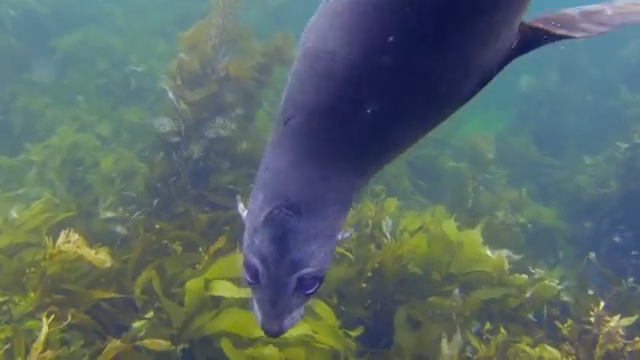
#> input picture data/raw-890/10909.png, 640 x 360 px; its folder holds only this picture in this run
$ python evaluate.py   (older library calls are emulated)
#> lines starting #> are read from the running program, lines starting #| are printed output that depends on the picture
#> in _load, returned value is the input picture: shape (360, 640, 3); mean B, G, R 104.2, 106, 89.8
### dip/dehazing.py
"""
Dehazing for underwater images.
Problem: light scatters off particles in the water, adding a veil of "haze" over the scene.
Model:   I = J * t + A * (1 - t)
         I = observed image, J = clean scene (what we want), t = transmission (how much scene light
         survives, 0-1), A = atmospheric / veiling light (the color of the haze itself).
All functions take and return uint8 BGR images (OpenCV's default format).
"""
import numpy as np             # array maths on pixel values
import cv2                     # OpenCV, used for min/box filters


def dark_channel(img_f, patch=15, channels=None):  # darkest value in each local patch
#> called with patch = 15
    sub = img_f if channels is None else img_f[..., channels]  # optionally use only some channels
    per_pixel_min = sub.min(axis=2)                # smallest value across the chosen channels at each pixel
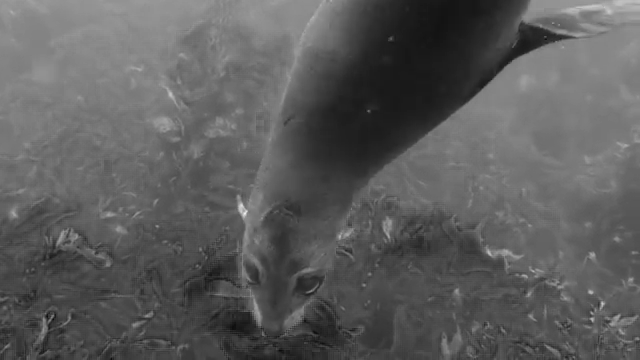
#> per_pixel_min: shape (360, 640) float32; min 0.0471, max 0.929, mean 0.362
    kernel = cv2.getStructuringElement(cv2.MORPH_RECT, (patch, patch))  # square patch window
    return cv2.erode(per_pixel_min, kernel)        # erode = minimum filter: darkest value in the patch
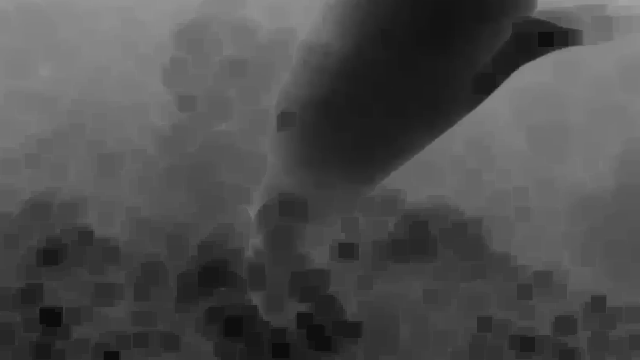
#> returned value: shape (360, 640) float32; min 0.0471, max 0.639, mean 0.304


def estimate_atmospheric_light(img_f, dark, top_percent=0.1):
    """Estimate veiling light while avoiding bright, highly textured foregrounds."""
#> called with top_percent = 0.1
    n = max(1, int(dark.size * top_percent / 100))
    flat = img_f.reshape(-1, 3)
    gray = cv2.cvtColor(img_f, cv2.COLOR_BGR2GRAY)
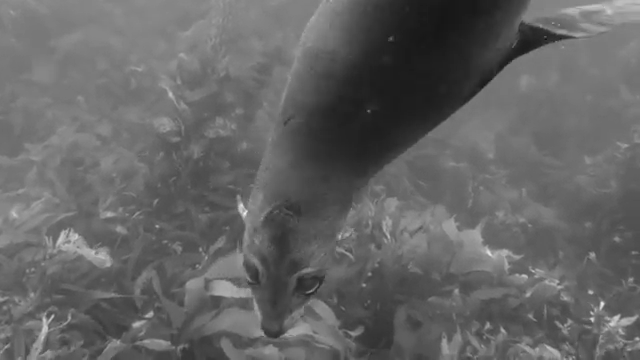
#> gray: shape (360, 640) float32; min 0.0678, max 0.935, mean 0.396
    texture = np.abs(cv2.Laplacian(gray, cv2.CV_32F)).reshape(-1)
    blue_red = flat[:, 0] - flat[:, 2]
    score = dark.reshape(-1) + 0.15 * blue_red - 0.15 * _normalize_map(texture)
#> in _normalize_map, `low, high = np.percentile(value, [5, 95])`: low = 0.000133; high = 0.0497
    idx = np.argpartition(score, -n)[-n:]
#> idx = 230 values, max 3770 at index 191, min 80 at index 8, mean 1406.2
    candidates = flat[idx]
#> candidates = 230 rows, first 8: [0.678, 0.58, 0.349], [0.722, 0.604, 0.408], [0.682, 0.584, 0.361], [0.612, 0.576, 0.392], [0.612, 0.576, 0.392], [0.612, 0.576, 0.392], [0.612, 0.576, 0.392], [0.612, 0.576, 0.392]
    a = candidates[np.argmax(candidates.sum(axis=1))]
#> a = [0.804, 0.749, 0.71]
    return np.maximum(a, 0.05)


def _normalize_map(value):
    low, high = np.percentile(value, [5, 95])
    return np.clip((value - low) / max(float(high - low), 1e-6), 0.0, 1.0)


def guided_filter(guide, src, radius=30, eps=1e-3):  # edge-preserving smoothing (He et al. guided filter)
    size = (2 * radius + 1, 2 * radius + 1)         # box window size
    box = lambda x: cv2.boxFilter(x, -1, size)      # local average over that window
    mean_i, mean_p = box(guide), box(src)           # local averages of guide and source
    var_i = box(guide * guide) - mean_i * mean_i    # local variance of the guide
    cov_ip = box(guide * src) - mean_i * mean_p     # local covariance of guide and source
    a = cov_ip / (var_i + eps)                      # slope: eps controls how much smoothing happens
    b = mean_p - a * mean_i                         # intercept
    return box(a) * guide + box(b)                  # smoothed result that follows the guide's edges


def dehaze(img, method="udcp", patch=15, omega=0.95, t0=0.25, refine=True, return_t=False):
    """Dehaze with DCP, UDCP, a red-channel-aware prior, or a simplified Red Channel Prior (rcp)."""
    f = img.astype(np.float32) / 255.0              # work in 0-1 floats
    if method not in ("dcp", "udcp", "red", "rcp"):
        raise ValueError("method must be 'dcp', 'udcp', 'red', or 'rcp'")
    channels = None if method == "dcp" else [0, 1]

    if method == "rcp":
        prior_img = f.copy()
        prior_img[..., 2] = 1.0 - f[..., 2]         # invert red: lost red now looks like haze
        dark = dark_channel(prior_img, patch, None) # min over (B, G, 1-R) in each patch
    else:
        dark = dark_channel(f, patch, channels)     # dark channel of the observed image
    a = estimate_atmospheric_light(f, dark)         # haze color A, one value per channel [B, G, R]
#> a = [0.804, 0.749, 0.71]

    normed = f / a
    if method == "red":
        red = cv2.erode(normed[..., 2], cv2.getStructuringElement(
            cv2.MORPH_RECT, (patch, patch)
        ))
        t = 1.0 - omega * red
    elif method == "rcp":
        a_prior = a.copy()
        a_prior[2] = max(1.0 - a[2], 0.05)          # background light in the inverted-red space
        t = 1.0 - omega * dark_channel(prior_img / a_prior, patch, None)
    else:
        t = 1.0 - omega * dark_channel(normed, patch, channels)
#> call 2 of dark_channel, with patch = 15
#> in dark_channel (call 2), `return cv2.erode(per_pixel_min, kernel)`:
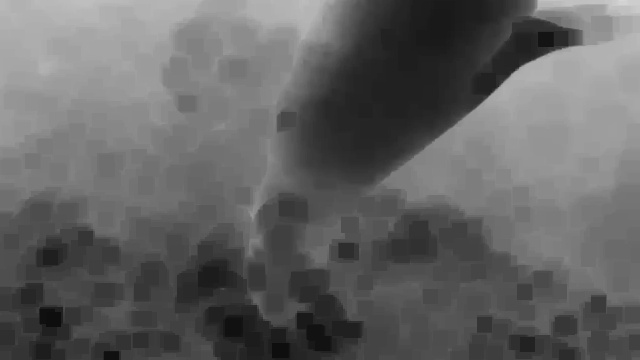
#> returned value: shape (360, 640) float32; min 0.0585, max 0.844, mean 0.39
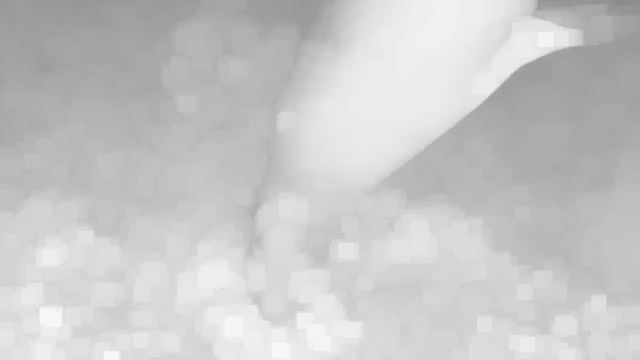
#> t: shape (360, 640) float32; min 0.536, max 0.968, mean 0.785

    if refine:                                      # raw t is blocky because of the patches
        gray = cv2.cvtColor(img, cv2.COLOR_BGR2GRAY).astype(np.float32) / 255.0  # guide image
        t = np.clip(guided_filter(gray, t.astype(np.float32)), 0, 1)  # smooth t while keeping object edges
#> in guided_filter, `mean_i, mean_p = box(guide), box(src)`:
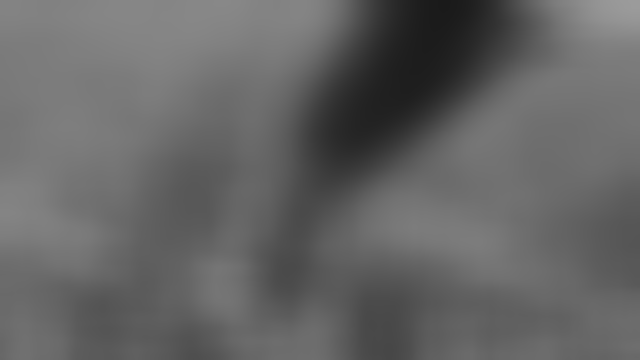
#> mean_i: shape (360, 640) float32; min 0.105, max 0.61, mean 0.396
#> (the rest of the program and of its run is left out)
